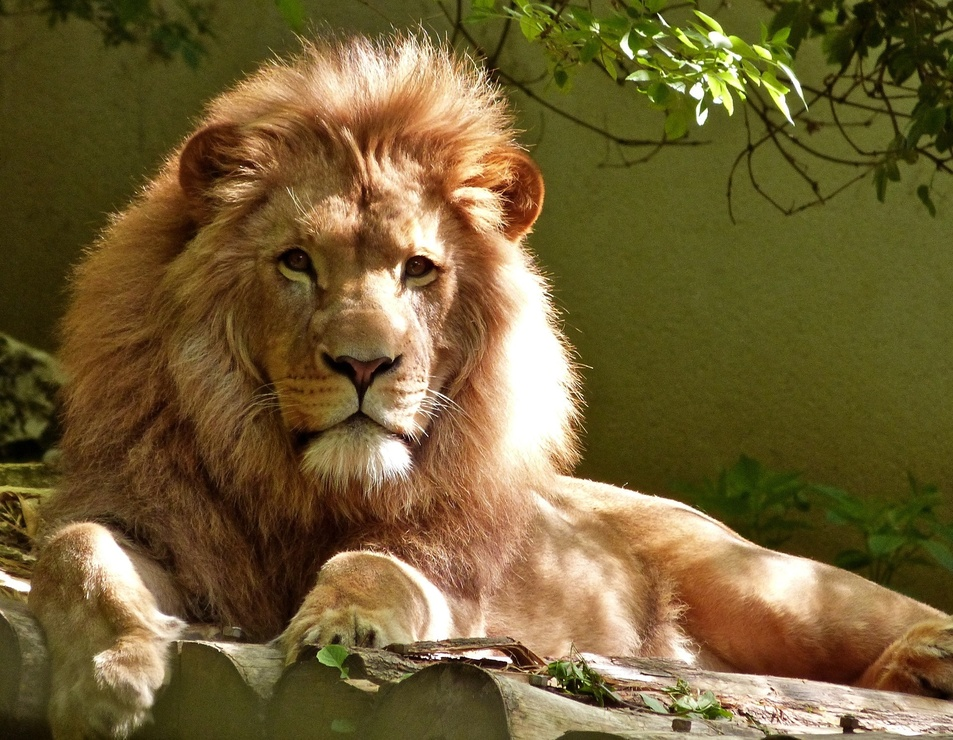
#> input picture BEGINNER LEVEL TASK/Task 4-Image to Pencil Sketch with Python/Lion.jpg, 953 x 740 px, shrunk from 1920 x 1491 before the run
$ jupyter execute 'Image to Pencil Sketch with Python LGM.ipynb'
#> lines starting #> are read from the running program, lines starting #| are printed output that depends on the picture
# Image to Pencil Sketch with Python
## Author : Laukit Mandal

**We need to read the image in RBG format and then convert it to a grayscale image. This will turn an image into a classic black and white photo. Then the next thing to do is invert the grayscale image also called negative image, this will be our inverted grayscale image. Inversion can be used to enhance details. Then we can finally create the pencil sketch by mixing the grayscale image with the inverted blurry image. This can be done by dividing the grayscale image by the inverted blurry image. Since images are just arrays, we can easily do this programmatically using the divide function from the cv2 library in Python.**

***Importing Required Libraries***

[cell 1]
import cv2
import matplotlib.pyplot as plt
plt.style.use('seaborn')

**Loading and Plotting Original Image**

[cell 2]
img = cv2.imread("Lion.jpg")
#> img is the input picture: shape (740, 953, 3); mean B, G, R 52.5, 95.8, 114.3
img = cv2.cvtColor(img,cv2.COLOR_BGR2RGB)
plt.figure(figsize=(8,8))
plt.imshow(img)
plt.axis("off")
plt.title("Original Image")
plt.show()

**Converting Image to GrayScale**

[cell 3]
img_gray = cv2.cvtColor(img, cv2.COLOR_BGR2GRAY)
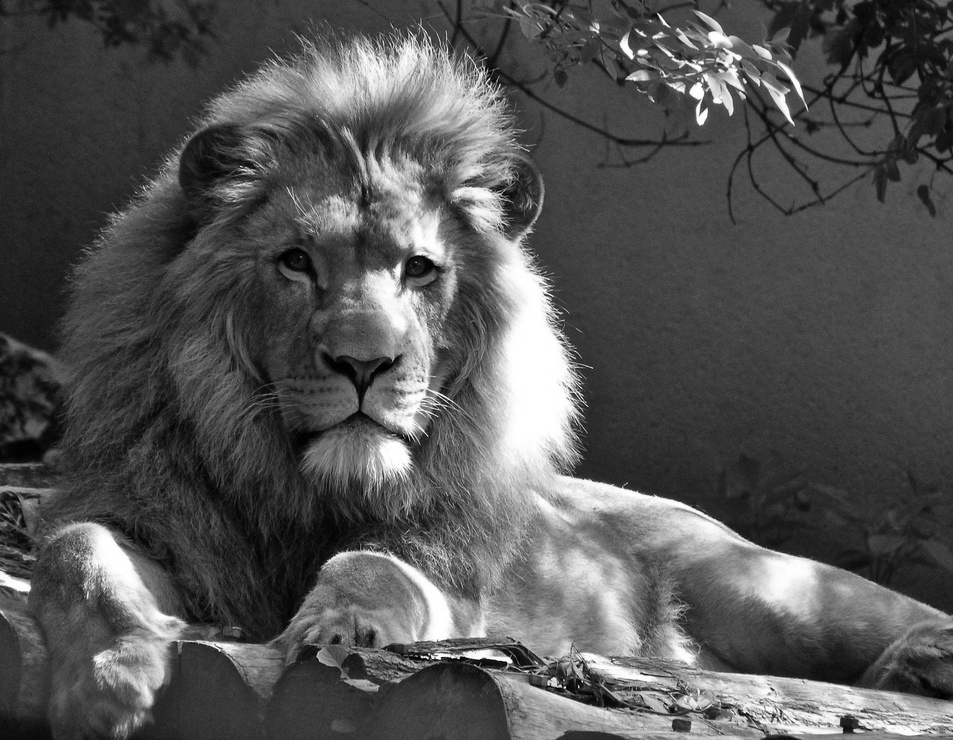
#> img_gray: shape (740, 953); min 0, max 255, mean 84.9
plt.figure(figsize=(8,8))
plt.imshow(img_gray,cmap="gray")
plt.axis("off")
plt.title("GrayScale Image")
plt.show()

**Inverting the Image**

[cell 4]
img_invert = cv2.bitwise_not(img_gray)
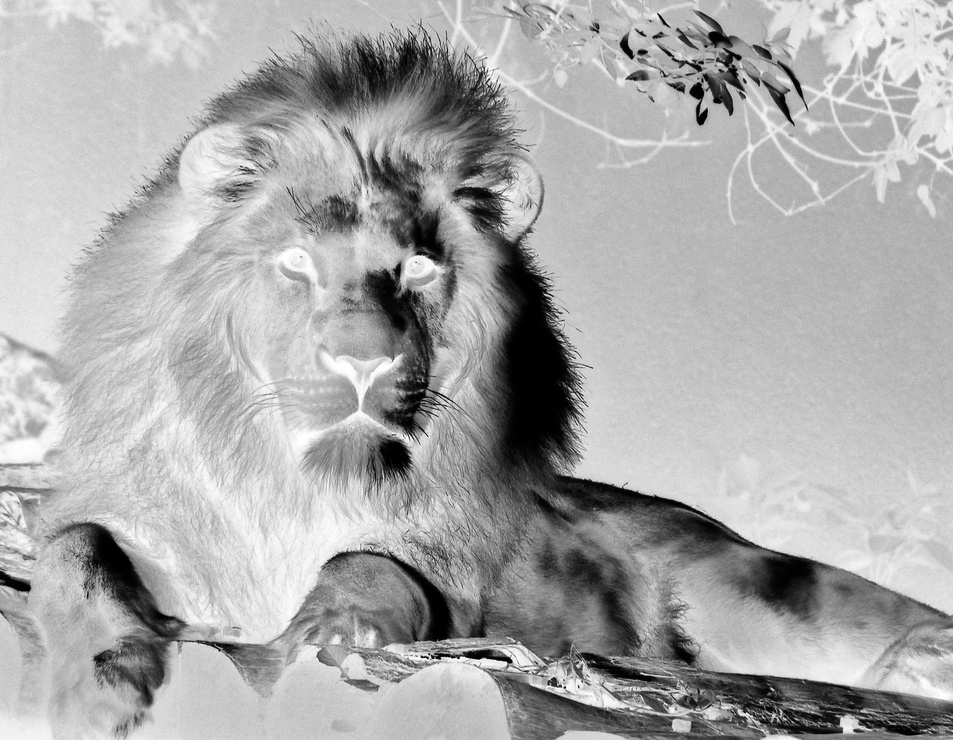
#> img_invert: shape (740, 953); min 0, max 255, mean 170.1
plt.figure(figsize=(8,8))
plt.imshow(img_invert,cmap="gray")
plt.axis("off")
plt.title("Inverted Image")
plt.show()

**Smoothing the Image**

[cell 5]
img_smoothing = cv2.GaussianBlur(img_invert, (21, 21),sigmaX=0, sigmaY=0)
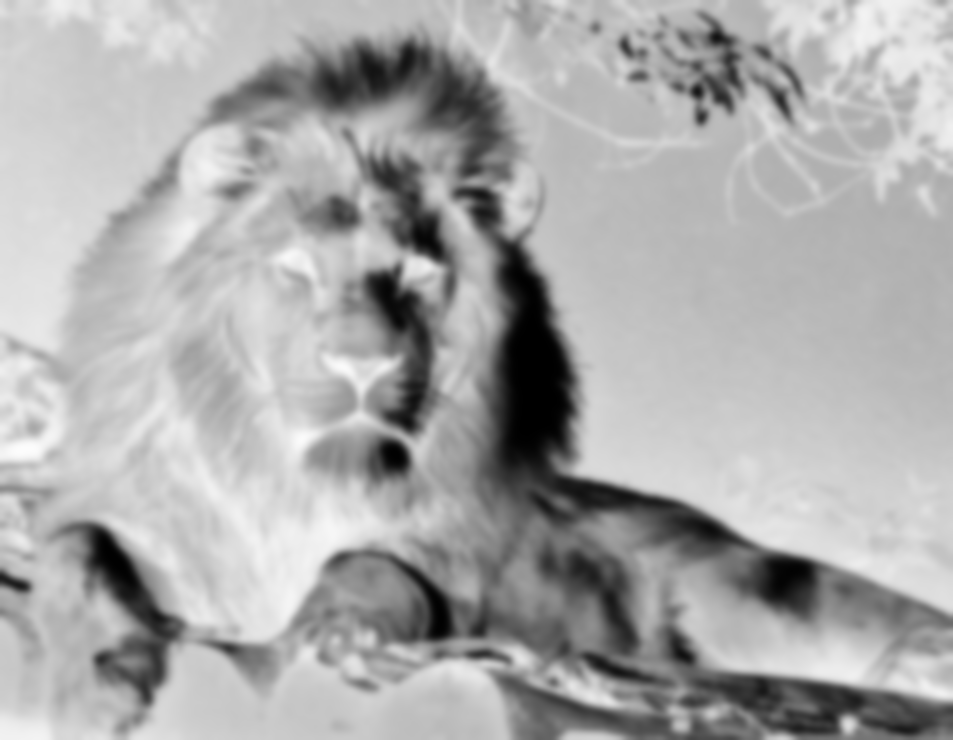
#> img_smoothing: shape (740, 953); min 0, max 252, mean 170.1
plt.figure(figsize=(8,8))
plt.imshow(img_smoothing,cmap="gray")
plt.axis("off")
plt.title("Smoothen Image")
plt.show()

**The Final pencil sketches Image**

[cell 6]
final = cv2.divide(img_gray, 255 - img_smoothing, scale=255)
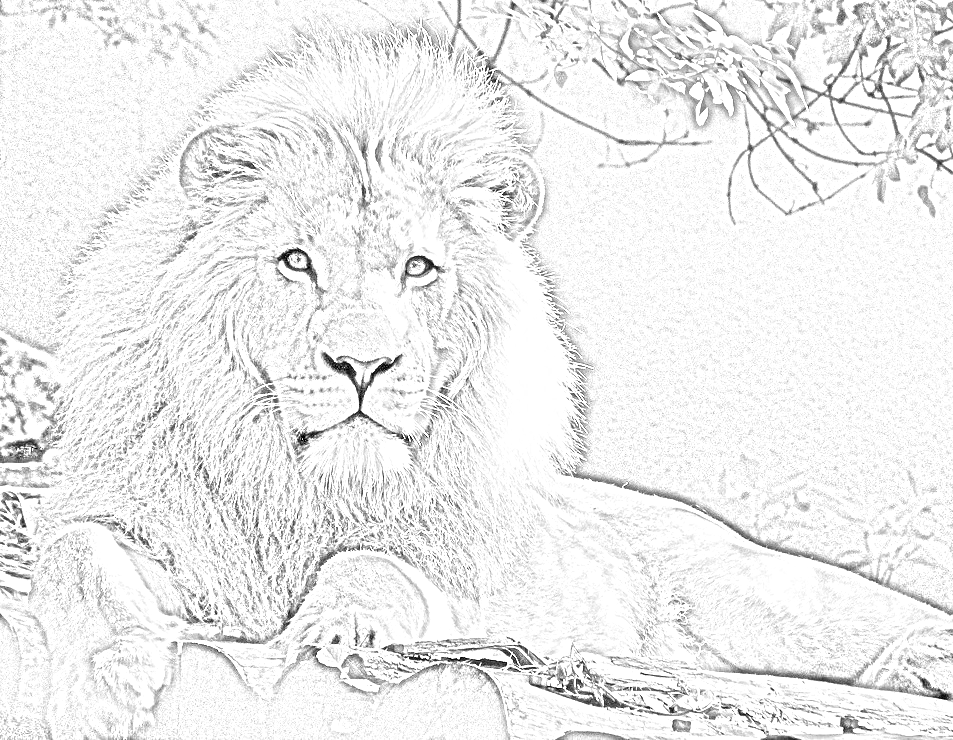
#> final: shape (740, 953); min 0, max 255, mean 237
plt.figure(figsize=(20,20))
plt.imshow(final,cmap="gray")
plt.axis("off")
plt.title("Final Sketch Image")
plt.show()

**The Final Output**

[cell 7]
plt.figure(figsize=(20,20))
plt.subplot(1,5,1)
plt.imshow(img)
plt.axis("off")
plt.title("Original Image")
plt.subplot(1,5,2)
plt.imshow(img_gray,cmap="gray")
plt.axis("off")
plt.title("GrayScale Image")
plt.subplot(1,5,3)
plt.imshow(img_invert,cmap="gray")
plt.axis("off")
plt.title("Inverted Image")
plt.subplot(1,5,4)
plt.imshow(img_smoothing,cmap="gray")
plt.axis("off")
plt.title("Smoothen Image")
plt.subplot(1,5,5)
plt.imshow(final,cmap="gray")
plt.axis("off")
plt.title("Final Sketch Image")
plt.show()
